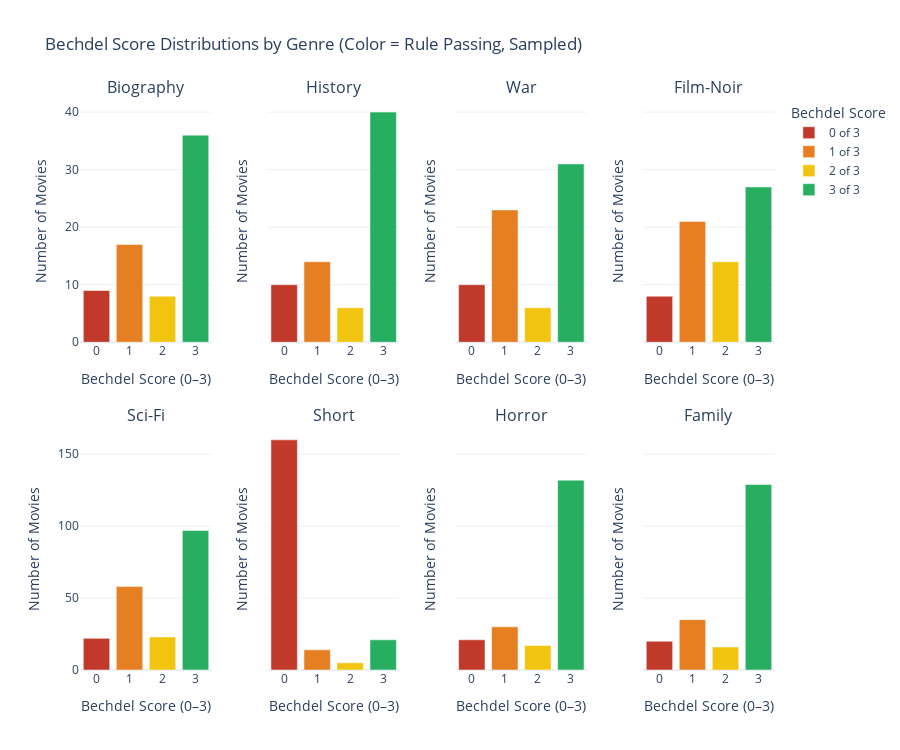

The code cell stored with this chart in its notebook:
### Code cell
# ---- MINI BAR CHART GRID FOR BECHDEL SCORE DISTRIBUTIONS BY SELECTED GENRES ----

# ---- Configuration ----

# initialising
RIGHT_GENRES = ["Biography", "History", "War", "Film-Noir"]   # Genres with higher average IMDb ratings
LEFT_GENRES = ["Sci-Fi", "Short", "Horror", "Family"]         # Genres with lower average IMDb ratings
ALL_GENRES = RIGHT_GENRES + LEFT_GENRES       # Combined list for subplot layout

# sample sizes per genre
# smaller, consistent samples for high-rated niche genres
# larger samples for high-volume genres to preserve distribution shape
SAMPLE_MAP = {
    "Biography": 70,
    "History": 70,
    "War": 70,
    "Film-Noir": 70,
    "Sci-Fi": 200,
    "Short": 200,
    "Horror": 200,
    "Family": 200
}

# valid Bechdel score categories
SCORES = [0, 1, 2, 3]

# bechdel color scheme
SCORE_COLORS = {
    0: "#C0392B",  # red
    1: "#E67E22",  # orange
    2: "#F1C40F",  # yellow
    3: "#27AE60"   # green
}

# ---- data processing ----

# new copy of clean dataframe loaded into new variable
df = df2.copy()

df["bechdel_score"] = pd.to_numeric(df["rating"], errors="coerce")

# split multi-genre movies
df["genre"] = df["genre"].str.split(", ")
df = df.explode("genre")

# keep only genres of interest for the comparison grid
df = df[df["genre"].isin(ALL_GENRES)]

# subplot layout
fig = make_subplots(
    rows=2,
    cols=4,
    subplot_titles=ALL_GENRES,
    shared_yaxes=True,
    horizontal_spacing=0.08,
    vertical_spacing=0.15
)

# building mini charts
for i, genre in enumerate(ALL_GENRES):
    r = 1 if i < 4 else 2
    c = i + 1 if i < 4 else i - 3

    gdata = df[df["genre"] == genre]

    # randomly sample a fixed number of movies per genre
    # this normalizes comparisons between high-volume and niche genres
    n_sample = SAMPLE_MAP[genre]
    if len(gdata) > n_sample:
        gdata = gdata.sample(n_sample, random_state=42)

    # count movies in each Bechdel score category
    counts = (
        gdata["bechdel_score"]
        .value_counts()
        .reindex(SCORES, fill_value=0)
        .sort_index()
    )

    # add one bar per score so each can be color-coded individually
    for score in SCORES:
        fig.add_trace(
            go.Bar(
                x=[score],
                y=[counts.loc[score]],
                marker_color=SCORE_COLORS[score],
                showlegend=(i == 0),
                name=f"{score} of 3"
            ),
            row=r,
            col=c
        )

# ---- Styling ----

fig.update_layout(
    title="Bechdel Score Distributions by Genre (Color = Rule Passing, Sampled)",
    template="plotly_white",
    height=750,
    legend_title_text="Bechdel Score"
)

# standardize X-axis across all subplots
fig.update_xaxes(
    title_text="Bechdel Score (0–3)",
    tickmode="array",
    tickvals=SCORES
)

# shared Y-axis label for clarity
fig.update_yaxes(
    title_text="Number of Movies"
)

# render the figure
fig.show()

### Figure 1 — Plotly figure (JSON) as saved in the notebook; plotly's stock layout.template omitted (floating-point values rounded to 4 significant figures)
{"data": [{"marker": {"color": "#C0392B"}, "name": "0 of 3", "showlegend": true, "type": "bar", "x": [0], "xaxis": "x", "y": [9], "yaxis": "y"}, {"marker": {"color": "#E67E22"}, "name": "1 of 3", "showlegend": true, "type": "bar", "x": [1], "xaxis": "x", "y": [17], "yaxis": "y"}, {"marker": {"color": "#F1C40F"}, "name": "2 of 3", "showlegend": true, "type": "bar", "x": [2], "xaxis": "x", "y": [8], "yaxis": "y"}, {"marker": {"color": "#27AE60"}, "name": "3 of 3", "showlegend": true, "type": "bar", "x": [3], "xaxis": "x", "y": [36], "yaxis": "y"}, {"marker": {"color": "#C0392B"}, "name": "0 of 3", "showlegend": false, "type": "bar", "x": [0], "xaxis": "x2", "y": [10], "yaxis": "y2"}, {"marker": {"color": "#E67E22"}, "name": "1 of 3", "showlegend": false, "type": "bar", "x": [1], "xaxis": "x2", "y": [14], "yaxis": "y2"}, {"marker": {"color": "#F1C40F"}, "name": "2 of 3", "showlegend": false, "type": "bar", "x": [2], "xaxis": "x2", "y": [6], "yaxis": "y2"}, {"marker": {"color": "#27AE60"}, "name": "3 of 3", "showlegend": false, "type": "bar", "x": [3], "xaxis": "x2", "y": [40], "yaxis": "y2"}, {"marker": {"color": "#C0392B"}, "name": "0 of 3", "showlegend": false, "type": "bar", "x": [0], "xaxis": "x3", "y": [10], "yaxis": "y3"}, {"marker": {"color": "#E67E22"}, "name": "1 of 3", "showlegend": false, "type": "bar", "x": [1], "xaxis": "x3", "y": [23], "yaxis": "y3"}, {"marker": {"color": "#F1C40F"}, "name": "2 of 3", "showlegend": false, "type": "bar", "x": [2], "xaxis": "x3", "y": [6], "yaxis": "y3"}, {"marker": {"color": "#27AE60"}, "name": "3 of 3", "showlegend": false, "type": "bar", "x": [3], "xaxis": "x3", "y": [31], "yaxis": "y3"}, {"marker": {"color": "#C0392B"}, "name": "0 of 3", "showlegend": false, "type": "bar", "x": [0], "xaxis": "x4", "y": [8], "yaxis": "y4"}, {"marker": {"color": "#E67E22"}, "name": "1 of 3", "showlegend": false, "type": "bar", "x": [1], "xaxis": "x4", "y": [21], "yaxis": "y4"}, {"marker": {"color": "#F1C40F"}, "name": "2 of 3", "showlegend": false, "type": "bar", "x": [2], "xaxis": "x4", "y": [14], "yaxis": "y4"}, {"marker": {"color": "#27AE60"}, "name": "3 of 3", "showlegend": false, "type": "bar", "x": [3], "xaxis": "x4", "y": [27], "yaxis": "y4"}, {"marker": {"color": "#C0392B"}, "name": "0 of 3", "showlegend": false, "type": "bar", "x": [0], "xaxis": "x5", "y": [22], "yaxis": "y5"}, {"marker": {"color": "#E67E22"}, "name": "1 of 3", "showlegend": false, "type": "bar", "x": [1], "xaxis": "x5", "y": [58], "yaxis": "y5"}, {"marker": {"color": "#F1C40F"}, "name": "2 of 3", "showlegend": false, "type": "bar", "x": [2], "xaxis": "x5", "y": [23], "yaxis": "y5"}, {"marker": {"color": "#27AE60"}, "name": "3 of 3", "showlegend": false, "type": "bar", "x": [3], "xaxis": "x5", "y": [97], "yaxis": "y5"}, {"marker": {"color": "#C0392B"}, "name": "0 of 3", "showlegend": false, "type": "bar", "x": [0], "xaxis": "x6", "y": [160], "yaxis": "y6"}, {"marker": {"color": "#E67E22"}, "name": "1 of 3", "showlegend": false, "type": "bar", "x": [1], "xaxis": "x6", "y": [14], "yaxis": "y6"}, {"marker": {"color": "#F1C40F"}, "name": "2 of 3", "showlegend": false, "type": "bar", "x": [2], "xaxis": "x6", "y": [5], "yaxis": "y6"}, {"marker": {"color": "#27AE60"}, "name": "3 of 3", "showlegend": false, "type": "bar", "x": [3], "xaxis": "x6", "y": [21], "yaxis": "y6"}, {"marker": {"color": "#C0392B"}, "name": "0 of 3", "showlegend": false, "type": "bar", "x": [0], "xaxis": "x7", "y": [21], "yaxis": "y7"}, {"marker": {"color": "#E67E22"}, "name": "1 of 3", "showlegend": false, "type": "bar", "x": [1], "xaxis": "x7", "y": [30], "yaxis": "y7"}, {"marker": {"color": "#F1C40F"}, "name": "2 of 3", "showlegend": false, "type": "bar", "x": [2], "xaxis": "x7", "y": [17], "yaxis": "y7"}, {"marker": {"color": "#27AE60"}, "name": "3 of 3", "showlegend": false, "type": "bar", "x": [3], "xaxis": "x7", "y": [132], "yaxis": "y7"}, {"marker": {"color": "#C0392B"}, "name": "0 of 3", "showlegend": false, "type": "bar", "x": [0], "xaxis": "x8", "y": [20], "yaxis": "y8"}, {"marker": {"color": "#E67E22"}, "name": "1 of 3", "showlegend": false, "type": "bar", "x": [1], "xaxis": "x8", "y": [35], "yaxis": "y8"}, {"marker": {"color": "#F1C40F"}, "name": "2 of 3", "showlegend": false, "type": "bar", "x": [2], "xaxis": "x8", "y": [16], "yaxis": "y8"}, {"marker": {"color": "#27AE60"}, "name": "3 of 3", "showlegend": false, "type": "bar", "x": [3], "xaxis": "x8", "y": [129], "yaxis": "y8"}], "layout": {"annotations": [{"font": {"size": 16}, "showarrow": false, "text": "Biography", "x": 0.095, "xanchor": "center", "xref": "paper", "y": 1, "yanchor": "bottom", "yref": "paper"}, {"font": {"size": 16}, "showarrow": false, "text": "History", "x": 0.365, "xanchor": "center", "xref": "paper", "y": 1, "yanchor": "bottom", "yref": "paper"}, {"font": {"size": 16}, "showarrow": false, "text": "War", "x": 0.635, "xanchor": "center", "xref": "paper", "y": 1, "yanchor": "bottom", "yref": "paper"}, {"font": {"size": 16}, "showarrow": false, "text": "Film-Noir", "x": 0.905, "xanchor": "center", "xref": "paper", "y": 1, "yanchor": "bottom", "yref": "paper"}, {"font": {"size": 16}, "showarrow": false, "text": "Sci-Fi", "x": 0.095, "xanchor": "center", "xref": "paper", "y": 0.425, "yanchor": "bottom", "yref": "paper"}, {"font": {"size": 16}, "showarrow": false, "text": "Short", "x": 0.365, "xanchor": "center", "xref": "paper", "y": 0.425, "yanchor": "bottom", "yref": "paper"}, {"font": {"size": 16}, "showarrow": false, "text": "Horror", "x": 0.635, "xanchor": "center", "xref": "paper", "y": 0.425, "yanchor": "bottom", "yref": "paper"}, {"font": {"size": 16}, "showarrow": false, "text": "Family", "x": 0.905, "xanchor": "center", "xref": "paper", "y": 0.425, "yanchor": "bottom", "yref": "paper"}], "height": 750, "legend": {"title": {"text": "Bechdel Score"}}, "title": {"text": "Bechdel Score Distributions by Genre (Color = Rule Passing, Sampled)"}, "xaxis": {"anchor": "y", "domain": [0, 0.19], "tickmode": "array", "tickvals": [0, 1, 2, 3], "title": {"text": "Bechdel Score (0–3)"}}, "xaxis2": {"anchor": "y2", "domain": [0.27, 0.46], "tickmode": "array", "tickvals": [0, 1, 2, 3], "title": {"text": "Bechdel Score (0–3)"}}, "xaxis3": {"anchor": "y3", "domain": [0.54, 0.73], "tickmode": "array", "tickvals": [0, 1, 2, 3], "title": {"text": "Bechdel Score (0–3)"}}, "xaxis4": {"anchor": "y4", "domain": [0.81, 1], "tickmode": "array", "tickvals": [0, 1, 2, 3], "title": {"text": "Bechdel Score (0–3)"}}, "xaxis5": {"anchor": "y5", "domain": [0, 0.19], "tickmode": "array", "tickvals": [0, 1, 2, 3], "title": {"text": "Bechdel Score (0–3)"}}, "xaxis6": {"anchor": "y6", "domain": [0.27, 0.46], "tickmode": "array", "tickvals": [0, 1, 2, 3], "title": {"text": "Bechdel Score (0–3)"}}, "xaxis7": {"anchor": "y7", "domain": [0.54, 0.73], "tickmode": "array", "tickvals": [0, 1, 2, 3], "title": {"text": "Bechdel Score (0–3)"}}, "xaxis8": {"anchor": "y8", "domain": [0.81, 1], "tickmode": "array", "tickvals": [0, 1, 2, 3], "title": {"text": "Bechdel Score (0–3)"}}, "yaxis": {"anchor": "x", "domain": [0.575, 1], "title": {"text": "Number of Movies"}}, "yaxis2": {"anchor": "x2", "domain": [0.575, 1], "matches": "y", "showticklabels": false, "title": {"text": "Number of Movies"}}, "yaxis3": {"anchor": "x3", "domain": [0.575, 1], "matches": "y", "showticklabels": false, "title": {"text": "Number of Movies"}}, "yaxis4": {"anchor": "x4", "domain": [0.575, 1], "matches": "y", "showticklabels": false, "title": {"text": "Number of Movies"}}, "yaxis5": {"anchor": "x5", "domain": [0, 0.425], "title": {"text": "Number of Movies"}}, "yaxis6": {"anchor": "x6", "domain": [0, 0.425], "matches": "y5", "showticklabels": false, "title": {"text": "Number of Movies"}}, "yaxis7": {"anchor": "x7", "domain": [0, 0.425], "matches": "y5", "showticklabels": false, "title": {"text": "Number of Movies"}}, "yaxis8": {"anchor": "x8", "domain": [0, 0.425], "matches": "y5", "showticklabels": false, "title": {"text": "Number of Movies"}}}}
